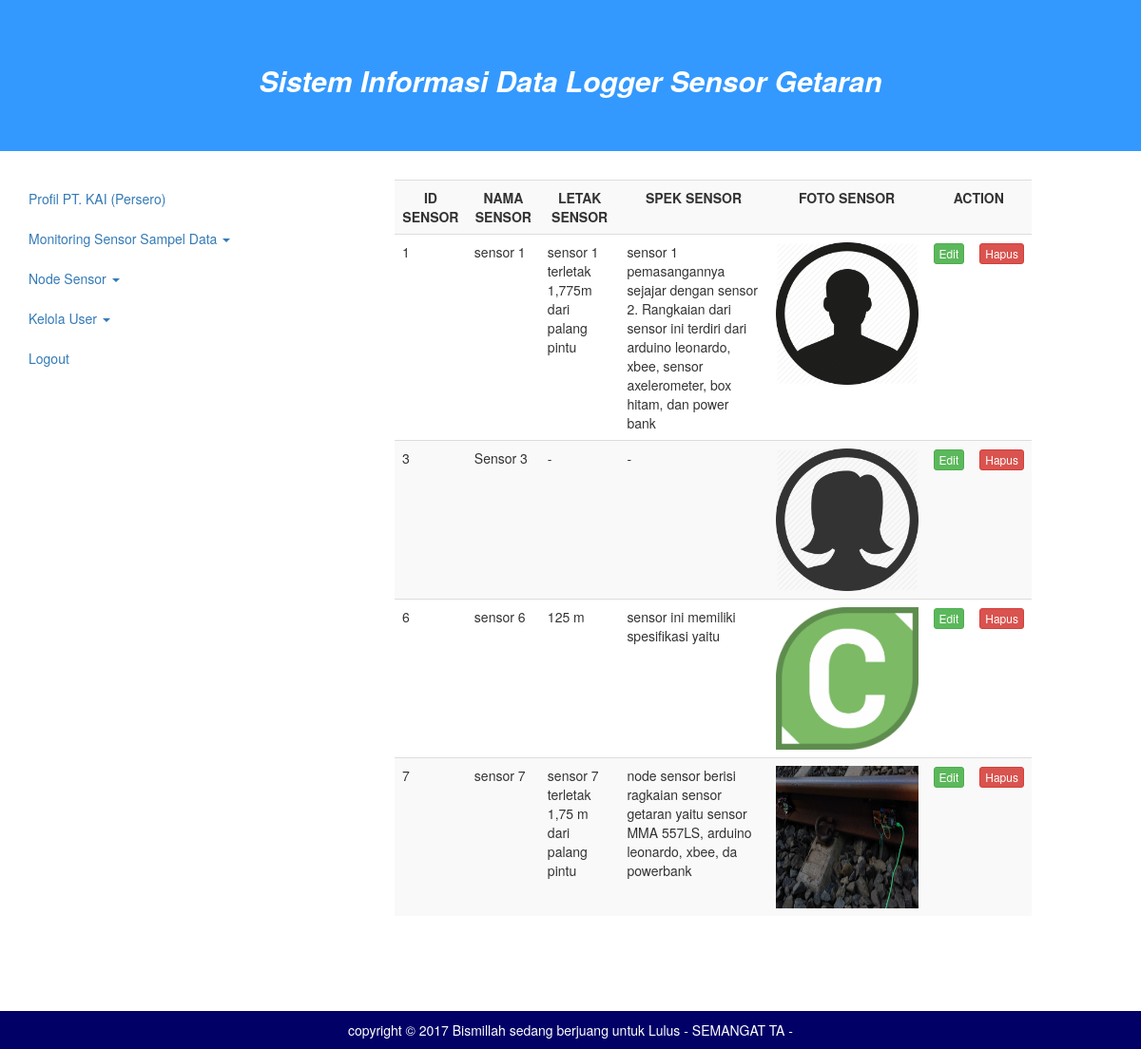
/index.php?page=sensor (signed in), run on the app's committed database.
### tables this page shows
CREATE TABLE `tambah` (
  `nama_sensor` varchar(15) NOT NULL,
  `id_sensor` varchar(10) NOT NULL,
  `letak_sensor` varchar(50) NOT NULL,
  `spek_sensor` varchar(700) NOT NULL,
  `foto` varchar(100) NOT NULL
);

### sensor.php (the view)
<table class="table table-striped">
	<tr>
		<th class="text-center">ID SENSOR</th>
		<th class="text-center">NAMA SENSOR</th>
		<th class="text-center">LETAK SENSOR</th>
		<th class="text-center">SPEK SENSOR</th>
		<th class="text-center">FOTO SENSOR</th>
		<?php echo $_SESSION['level'] == "admin" ? "<th colspan='2' class='text-center'>ACTION</th>" : ""; ?>
	</tr>
<?php
	$q	= $link->query("SELECT * FROM tambah");
	while ($r = $q->fetch_assoc()) {
		echo "
		<tr>
			<td>".$r['id_sensor']."</td>
			<td>".$r['nama_sensor']."</td>
			<td>".$r['letak_sensor']."</td>
			<td>".$r['spek_sensor']."</td>
			<td><img src='assets/upload/".$r['foto']."' width='150px' height='150px'></td>
		";
		if ($_SESSION['level'] == "admin") {
			echo "
			<td><a href='index.php?page=sensor-edit&id_sensor=".$r['id_sensor']."' class='btn btn-success btn-xs'>Edit</a></td>
			<td><a href='sensor-op.php?del&id_sensor=".$r['id_sensor']."' class='btn btn-danger btn-xs' onClick='return checkDel()'>Hapus</a></td>
			";
		}
		echo "
		</tr>
		";
	}
?>
</table>

### index.php (shortened to what this page needs)
<!DOCTYPE html>
<html>
	<head>
		<link rel="stylesheet" type="text/css" href="assets/css/bootstrap.min.css">
		<link rel="stylesheet" type="text/css" href="assets/css/style.css">
	</head>
	<body>
		<header class="jumbotron blue">
			<div class="container">
				<h2 class="title">Sistem Informasi Data Logger Sensor Getaran</h2>
			</div>
		</header>
		<div class="container-fluid">
			<div class="row">
				<div class="col-md-3">
					<?php include_once 'menu.php';?>
				</div>
				<div class="col-md-offset-1 col-md-7">
					<?php
					if (isset($_GET['page'])){
						$page = $_GET['page'];
						$page .= ".php";
						include_once $page;
					}
					else {
						include_once "profil.php";
					}
					?>
				</div>
			</div>
			<footer class="row">
				<div class="col-md-12 footer text-center">
					copyright &copy; 2017 Bismillah sedang berjuang untuk Lulus  - SEMANGAT TA -
				</div>
			</footer>
		</div>
	</body>
</html>

### menu.php (shortened to what this page needs)
<?php
	if ($_SESSION['level'] == "admin") {
		echo "
		<ul class='nav nav-pills nav-stacked'>
			<li role='presentation'><a href='index.php'>Profil PT. KAI (Persero)</a></li>
			<li role='presentation' class='dropdown'>
				<a class='dropdown-toggle' data-toggle='dropdown' href='#' role='button' aria-haspopup='true' aria-expanded='false'>
				  Monitoring Sensor Sampel Data <span class='caret'></span>
				</a>
				<ul class='dropdown-menu'>
					<li><a href='index.php?page=node'>Monitoring Sensor Per Node</a></li>
					<li><a href='index.php?page=sumbu'>Monitoring Sensor Per Sumbu</a></li>
				</ul>
			</li>
			<li role='presentation' class='dropdown'>
				<a class='dropdown-toggle' data-toggle='dropdown' href='#' role='button' aria-haspopup='true' aria-expanded='false'>
				  Node Sensor <span class='caret'></span>
				</a>
				<ul class='dropdown-menu'>
					<li><a href='index.php?page=sensor-add'>Tambah Node</a></li>
					<li><a href='index.php?page=sensor'>View Node</a></li>
				</ul>
			</li>
			<li role='presentation' class='dropdown'>
				<a class='dropdown-toggle' data-toggle='dropdown' href='#' role='button' aria-haspopup='true' aria-expanded='false'>
				  Kelola User <span class='caret'></span>
				</a>
				<ul class='dropdown-menu'>
					<li><a href='index.php?page=user-add'>Tambah User</a></li>
					<li><a href='index.php?page=user'>Edit User</a></li>
				</ul>
			</li>
			<li role='presentation'><a href='log.php?out'>Logout</a></li>
		</ul>
		";
	}
?>

### assets/css/style.css (style rules this page uses)
.title { font-family : 'Lato' sans-serif; font-weight : 600; font-style : italic; color : #FFF; text-align : center; }
.blue { background-color : #3399FF; }
.footer { margin-top : 10vh; padding : 10px; color : white; background-color : #000066; vertical-align : middle; }

### data on the page
tambah: id_sensor "1", nama_sensor "sensor 1", letak_sensor "sensor 1 terletak 1,775m dari palang pintu", spek_sensor "sensor 1 pemasangannya sejajar dengan sensor 2. Rangkaian dari sensor ini terdiri dari arduino leonardo, xbee, sensor axelerometer, box hitam, dan power bank", foto (picture)
tambah: id_sensor "3", nama_sensor "Sensor 3", letak_sensor "-", spek_sensor "-", foto (picture)
tambah: id_sensor "6", nama_sensor "sensor 6", letak_sensor "125 m", spek_sensor "sensor ini memiliki spesifikasi yaitu", foto (picture)
tambah: id_sensor "7", nama_sensor "sensor 7", letak_sensor "sensor 7 terletak 1,75 m dari palang pintu", spek_sensor "node sensor berisi ragkaian sensor getaran yaitu sensor MMA 557LS, arduino leonardo, xbee, da powerbank", foto (picture)
